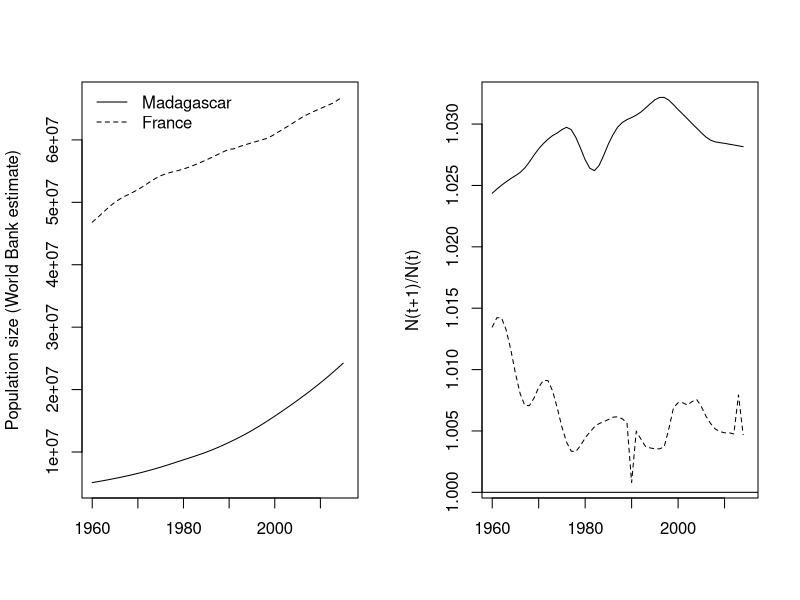
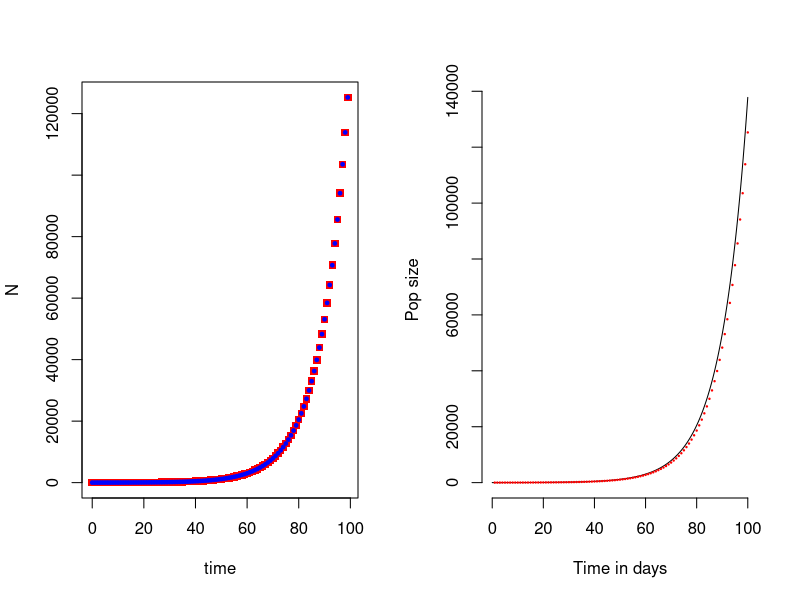
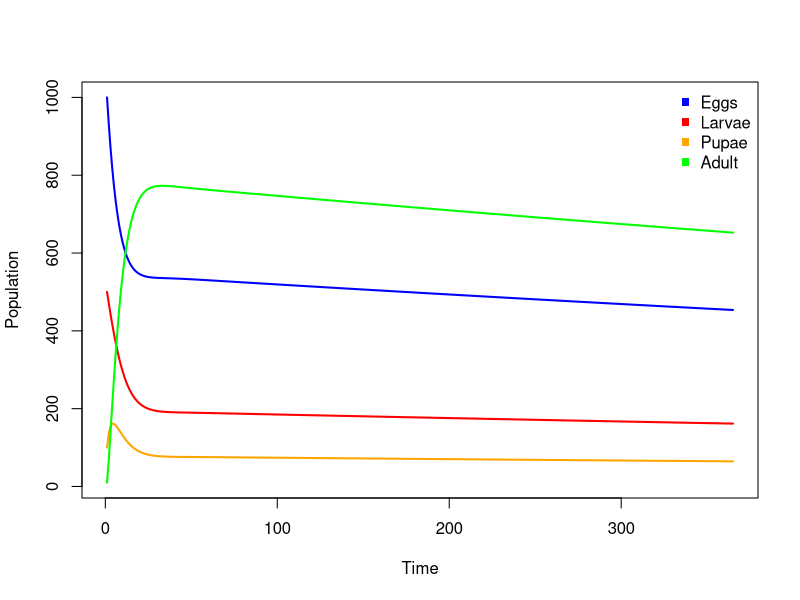
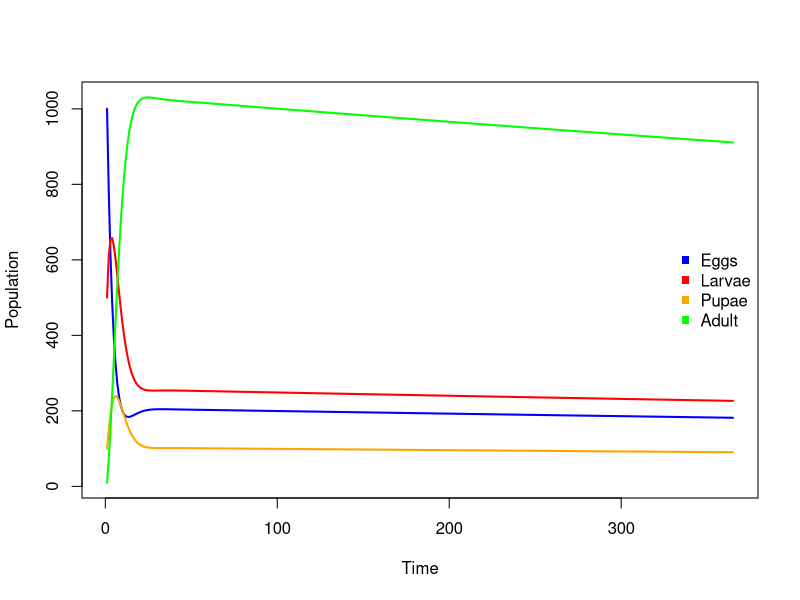
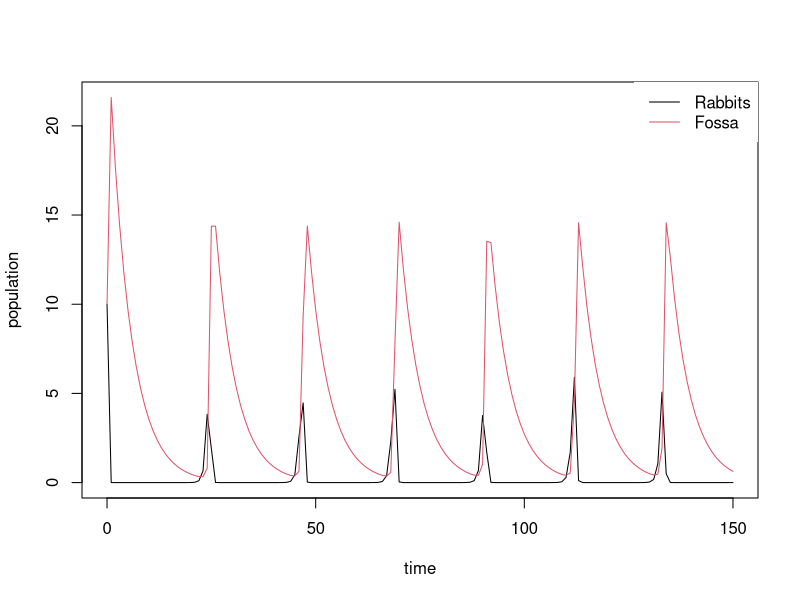
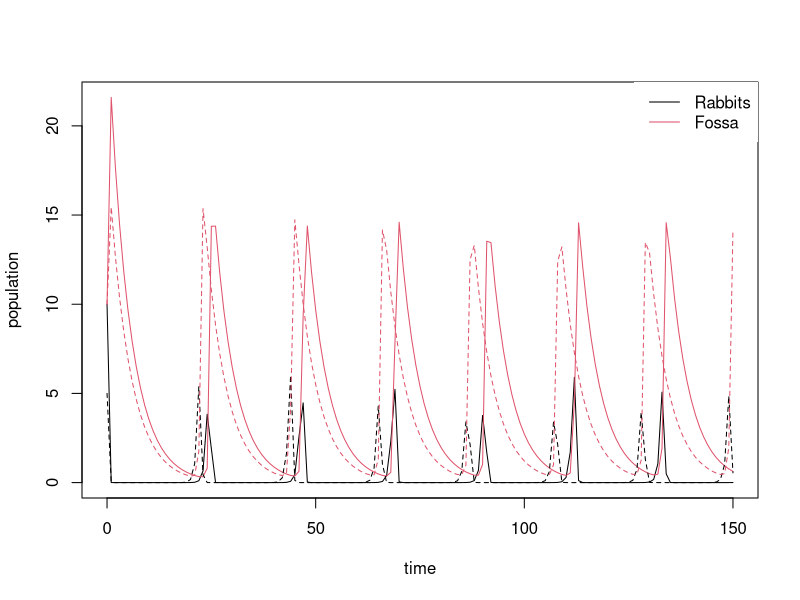
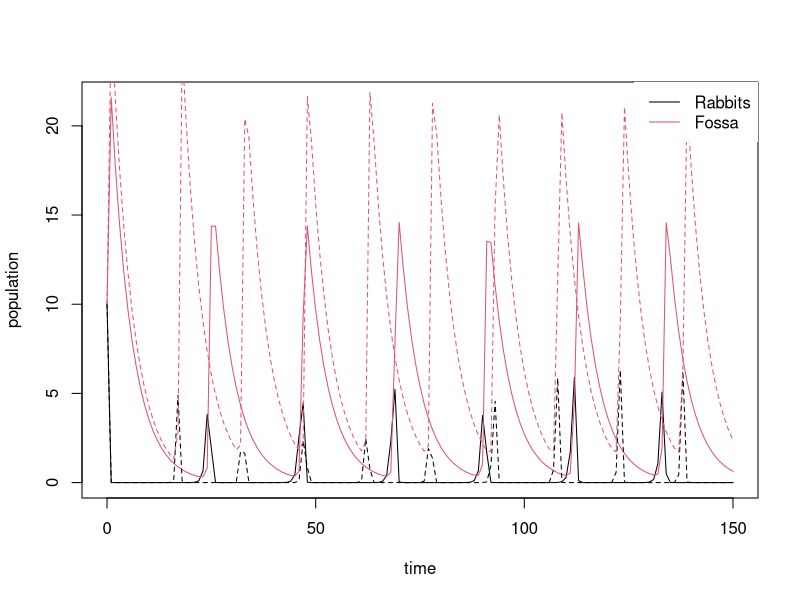
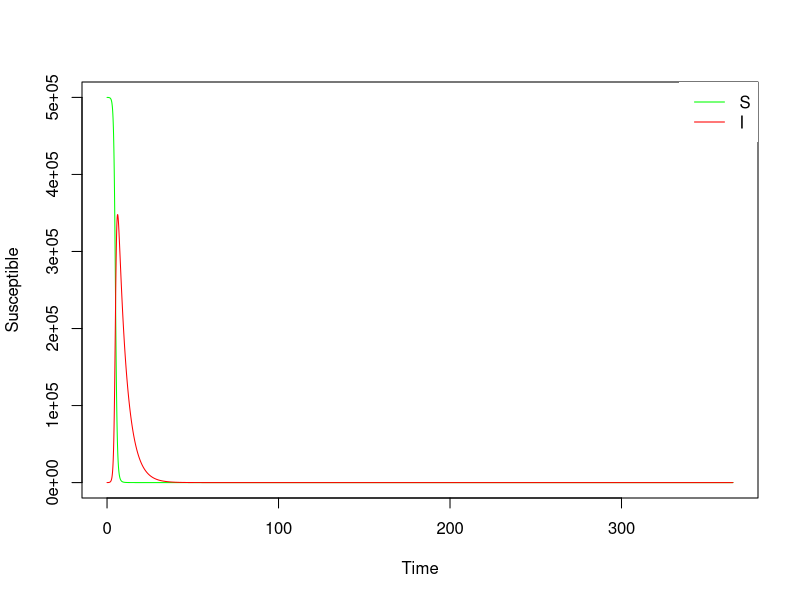

Reproduce these figures in R, in order.
#######################################
## Introduction 
#######################################
## Compartmental models and differential equation R tutorial
## E2M2 - 2020
## written by: Jessica Metcalf, Amy Wesolowski, Cara Brook

## In this tutorial, we will construct simple compartmental models and explore different structures of these models
##############################################################################
## Contents: 
# Line 23: Modeling Population Growth
# Line 80: Investigating continuous vs discrete time
# Line 165: Structured population models
# Line 205: Life-stages of a mosquito population
# Line 264: Lotka-Volterra models of predator-prey dynamics
# Line 319: Susceptible-Infected-Recovered models
##############################################################################
## load your libraries first

library(deSolve)

##############################################################################
## Modeling Population Growth
##############################################################################

## The simplest formulation for population growth in discrete time is N_t+1=lambda N_t where N_t is the size of the population at time t. The World Bank provides time-series of population size for all countries in the world, including for Madagascar; this is in the file "WorldBankPop.csv". Keep in mind that this is not data from direct observations - censuses have not occurred in all the years for which data is available! 
  
## First, bring in this data by identifying the right path to the folder you are working in (use the command 'getwd' to find out where you are, and then use 'setwd' to get R to look in the right place) and have a look at its structure in R (just the first 10 columns): 
  
pop.data <- read.csv("WorldBankPop.csv") ## read in the population data
head(pop.data[,1:10]) ## look at the first few rows of the data


## Now, we can pull out the row corresponding to Madagascar: 
chs <- which(pop.data[,1]=="Madagascar",arr.ind=TRUE)
mada.pop <- as.numeric(pop.data[chs,3:ncol(pop.data)])


## The command 'which' finds the right row, which we baptize 'chs'. We plug that into the matrix by putting 'chs' into the row index (the first value after the "["; the second value after the comma is the column). To get the population of Madagascar from 1960 to 2016, we select the data from the 3rd column to the end of the columns - the results from the command 'head' above shows why (look at the names of the 1st, 2nd and 3rd column to see why). We can get one other country for comparison: 
  
## Now, we can pull out the row corresponding to France: 
chs <- which(pop.data[,1]=="France",arr.ind=TRUE)
france.pop <- as.numeric(pop.data[chs,3:ncol(pop.data)])


## Now, wee can calculate the growth rate, N_t+1/N_t, by taking a vector that goes from the 2nd until the last value in our population vectors (this is years 1961 until 2016, and thus we call it N_t+1). We will divide this by the the vector that goes from the first until the before-last column, which will correspond to 1960 to 2015. Relative to the first vector, this is N_t - i.e., the first number in the N_t+1 vector is 1961; and the first number in the N_t vector is 1960, and so on.  

## estimate the growth rate for Madagascar and France
growth.mada.pop <- mada.pop[2:length(mada.pop)]/mada.pop[1:(length(mada.pop)-1)]
growth.france.pop <- france.pop[2:length(france.pop)]/france.pop[1:(length(france.pop)-1)]

## and we can then plot these two things together

par(mfrow=c(1,2)) #create a matrix of plots with 1 row and 2 cols
plot(1960:2016,mada.pop, type="l",xlab="",  #plot mada pop data
     ylab="Population size (World Bank estimate)", 
     ylim=range(c(mada.pop,france.pop),na.rm=TRUE))  #define limits of the y axis
points(1960:2016,france.pop, type="l",lty=2) #plot France pop data
legend("topleft",legend=c("Madagascar","France"),lty=1:2,bty="n")


plot(1960:2015,growth.mada.pop, type="l",xlab="", ylab="N(t+1)/N(t)",
     ylim=range(c(growth.mada.pop,growth.france.pop),na.rm=TRUE))
points(1960:2015,growth.france.pop, type="l",lty=2)

abline(h=1)

## The growth rates for Madagascar and France never drop below 1 (although France comes close), so these populations have been persistently growing. To predict the future, we could take the last value of population size that we have (2016) - and multiply it by the estimated most recent growth rate (which could be accessed by doing "growth.mada.pop[length(growth.mada.pop)]" as the command "length" tells us how long the vector is).  This is, of course, a very simple model of population growth! We could add age-structure, spatial variation, variation in birth rates, mortality rates, etc, to try and make a more precise prediction.   


## TO DO: 
#### 1) Change the colour of the plots and the legend; 
#### 2) Experiment with plotting out different countries (Germany? Tanzania?)
#### 3) [maybe later] See if you can find which country in the entire data-base has the fastest growth, and when that occurred. You might want to use the 'which' command, with the argument 'arr.ind=TRUE' since this will index the matrix, i.e., tell you the row (which corresponds to the country) and the column (which corresponds to the year). Note that you will need to apply this to a matrix of growth rates!



##############################################################################
## Investigating continuous vs discrete time
##############################################################################

## Introduction: The model of population growth introduced above is framed in discrete time, i.e., the population is projected from one year to the next, without considering time-steps in between. To understand discrete time models better, we are going to consider an example where the population growth is constant, i.e. is the same every year. If we assume that the population growth rate is constant, i.e., say, N_t+1/N_t=lambda=1.1$, and the population starts with 10 individuals, we can project the population forward for 100 time-steps using the fact that N_t+1=lambda N_t$. This can be done  using a loop in R. First, we set up an empty vector to contain the population size at each time-step, and we set the first value to 10, and define the growth rate, lambda:  

N <- rep(NA,100) #create a vector for the population
N[1] <- 10       #set N(0) to be 10, as described
lambda <- 1.1    #set lambda, as described

## By using the command "for" we can loop over values of t from 2 to 100. For each value of t, we calculate the N_t for that time-step based on the last time-step, and then store it in our matrix: 
  
#loop t from 2 to 100, noting that t=1 corresponds to N(0)
for (t in 2:100){
  N[t] <- N[t-1]*lambda }

## Alternatively, we can use the solution that N(t)=lambda^t N(0)$ (see the lecture):

Ndirect <- N[1]*lambda^(0:99) 


## Again, noting that the first value in the vector N[1] corresponds to t=0, we can plot the two estimates for comparison, here with red squares for N, and small blue points for Ndirect (the size of the points is set by the command 'cex', and making the 2^nd set of points smaller is necessary to be able to see both): 

plot(0:99,N, pch=15,col="red", xlab="time", ylab="N")
points(0:99,Ndirect,pch=19,col="blue", cex=0.5)

## These match perfectly, which is reassuring. If, instead, we choose to work with continuous time, we need to use a differential equation, dP(t)/dt = rP. This is equivalent to framing the growth of the population in continuous time, with an instantaneous rate of change r of P, the population size (here, I'm using P just to distinguish from the discrete time estimate, N; and again, we're assuming that the growth rate of the population is not changing through time). We can write out a function that defines this differential equation in R:
  
pgrow <- function(t,y,parms){
  # The with() function gives access to the named values of parms within the
  # local environment created by the function
  with(c(as.list(y),parms),{
    dPdt <- r*P
    list(c(dPdt))
  })
}

## To solve this, we're going to need to use the R library called "deSolve". We also need to define the starting variables and parameters: 

library(deSolve)              # Load libary to be used for numerical integration
Pop <- c(P=10)                # Define starting variables (P(0)=10, as above)
values <- c(r=log(lambda))    # Define parameters - use an approx of the lambda used in the discrete time ex above
time.out <- seq(0,100,by=0.1) # Set up time-steps for variables - here go for 100 years
pgrow(t=0,y=Pop,parms=values)  #try out the function for t=0

## The function outputs the time derivative of P at the time t. This means that in order to get the (approximate) values of P at some time delta.t in the future, we need to calculate the equivalent of P(t+delta.t)=P(t)+rP(t)*delta.t. We can do this by hand: 

delta.t <- 0.1                    # Set a small value for delta.t (0.1 day)
pop.next <- Pop + unlist(pgrow(t=time,y=Pop,parms=values)) * delta.t
pop.next

## We could iterate this process, updating our values of Pop and time with each iteration to get a discrete-time approximation of the values of $P$ through time. However, differential equations describe the rates of change \textbf{in the limit as delta.t goes to zero}. It turns out that using the discrete time approximation of this process leads to rapid acummulation of error in our estimate of the state variables through time, even if we set our value of delta.t to be very small. Fortunately,  a number of algorithms have been developed to come up with better (both more accurate and more computationally efficient) approximations to the values of the state variables through time. One such is "lsoda" which we loaded above, and which we can run, here storing the result in a variable called 'Ncontinuous': 


Ncontinuous <- lsoda(
y = Pop,               # Initial conditions for population
times = time.out,      # Timepoints for evaluation
func = pgrow,          # Function to evaluate
parms = values         # Vector of parameters
)

## We can check the first few lines of the output:
head(Ncontinuous)

## The data frame has 2 columns showing the values of time (labeled "time") and the state variable ("P", which is population size) through time. Let's see what has happened after 2 years, by printing it out:
subset(Ncontinuous,time==2)

## Now we can also plot the full time-series: 
plot(Ncontinuous[,"time"],               # Time on the x axis
     Ncontinuous[,"P"],                  # Number infected (I) on the y axis
     xlab = "Time in days",     # Label the x axis
     ylab = "Pop size",         # Label the y axis
     main = " ",                # Plot title
     xlim = c(0,100),           # 
     type = "l",                # Use a line plot
     bty = "n")                 # Remove the box around the plot
points(1:100,N, pch=19,col="red",cex=0.2)  #compare with our discrete time

# Note that we overlaid our discrete time model predictions (the variable N) for comparison. This is close, but not an exact match to our discrete time version, which makes sense, since these are different processes.  

## TO DO: 
#### 1) See what happens to a population where r<0
#### 2) Change the time resolution (set by "time.out"") and see if/where the results change

                                
##############################################################################
## Structured population models 
##############################################################################

## So far, we have ignored structure in the population, and treated all individuals as if they were identical. We know this is not true. The simplest extension is to assume some form of stage structure, i.e., different states within the population. Let us assume that the population has two stage classes, 'juveniles' and 'adults'. We can describe the population using a vector of numbers of the two types of individuals n_t=(n_j,n_a) where the j index indicates juveniles, and the a index indicates adults, n indicates 'numbers'. In discrete time, projection from one time-step to another requires defining juvenile survival, juvenile probability of aging into the adult class in each time-step, adult survival and adult fertility.

sj=0.2  #juvenile survival
aj=0.8  #juvenile aging 
sa=0.8  #adult survival
f=1     #adult fertility

## These parameters can be estimated by tracking individuals in the field and counting the number that survive between censuses (here, distinguishing 'juvenile' and 'adult' stages), what number moved between stages, and the number of offspring produced at each stage. From this, we obtain survival and aging probabilities, and fertility. We place these parameters in a matrix which has as many rows and columns as we have stages. The columns define the stage that individuals start in, and the rows the stage that individuals end up in: 

A <- matrix(0,2,2)
A[1,1] <- sj*(1-aj)  #juvenile to juvenile = not aging and surving as a juvenile
A[2,1] <- sj*aj      #juvenile to adult =  aging and surving as a juvenile
A[2,2] <- sa         #adult to adult =  surviving as an adult
A[1,2] <- f          #adult to juvenile = survivng and reproducing  

## Take a look at the matrix 'A' in your R console:
A

# We can project the population forward by one time-step:  
n.start <- c(5,10)    #start with pop of 5 juveniles and 10 adults
n.next <- A%*%n.start #get pop one time-step latter using matrix multiplication (%*%)
## And look at it in your R console
n.next                #more juveniles, but fewer adults...

## We could write a loop, and project the population into the future (by applying matrix multipicaton to A and n.next, and so on), and from that, figure out the growth rate of this population. There is  also a shortcut, using some core results from matrix population model theory (Caswell, 2001): the population growth rate is defined by the dominant eigenvalue of the matrix. We can extract this with: 
eigen(A)$value[1]      #extract the pop growth rate using the eigenvalue; <1 indicates pop shrinking. this eigenvalue is equivalent to lambda, the intrinsic population growth rate

A[1,2] <- f*2          #double the fertility 
## See how this changes the matrix A
A                      #fertility 1 is now replaced by fertility 2
eigen(A)$value[1]      #extract the pop growth rate using the eigenvalue; now pop growing with lamba > 1

# There are many more powerful results that yield estimates of the stable population structure, the reproductive value, life expectancy, sensitivies, elasticities, etc, that have been used extensively in fields from conservation biology to life history evolution. You can also implement density dependence, etc. There are some nice R packages that can help you do this (e.g., 'popbio').

## TO DO: 
#### 1) Iterate the population forwards in a loop and compare the growth rate obtained with the eigenvalue estimate of lambda. You may find that the population gets unmanageably large very quickly (R can't handle very large numbers) - so one trick is to reset the popuation to sum to one after each iteration - it doesn't matter, since you're only interested in the change / increase from t to t+1.
#### 2) For some species, e.g., mosquitoes, the juvenile phase (or larval phase) could be sensitive to environmental drivers, like temperature, humidity, etc. Create a loop that changes survival of juveniles (or aging, which equates to development rate) in the matrix at each time-step based on such time-varying drivers (which you could build using a sine wave to capture seasonality, etc - note that this means that the time-step is < 1 year). Explore the consequences for total population size if temperature increases. 
### 3)  You can download a large set of pre-digitised matrix population models from: http://www.compadre-db.org and then explore population growth, life expectancy, etc. for 100s and 100s of species, etc. (see Salgeruo-Gomez et al. 2015)



##############################################################################
## Life-stages of a mosquito dynamics
##############################################################################

## First, we will make a model that has multiple stages of a mosquito: eggs, larvae, pupae, and adults
mosq.pop.eq<-function(t, y, parms){
  with(c(as.list(y), parms),{
    dEdt = mu*A - gamma*E - sigmaE*E
    dLdt = gamma*E - rho*L - sigmaL*L
    dPdt = rho*L - alpha*P - sigmaP*P
    dAdt = alpha*P - sigmaA*A
    list(c(dEdt, dLdt, dPdt, dAdt))
  })
}
## with rates of transition between these states (compartments) and different death rates for each state
## mu = egg laying rate
## gamma = rate till eggs become larvae
## sigmaE = death rate of eggs
## rho = rate at which larvae become pupae
## sigmaL = death rate of larvae
## alpha = rate at which pupae become larvae
## sigmaP = death rate of pupae
## sigmaA = death rate adults

## now we can set an initial population size and parameters and run the model to see how the different population sizes of each state will change over time. 
initial.pops<-c(E = 1000, L = 500, P = 100, A = 10)
mosq.pop.params<-c(mu = 0.05, gamma = 1/14, sigmaE = 0.001, rho = 1/5, sigmaL = 0.001, alpha = 1/2, sigmaP = 0.001, sigmaA = 0.05)

times<-seq(1,365, by = 1)
result<-data.frame(lsoda(y = initial.pops, times = times, func = mosq.pop.eq, parms = mosq.pop.params))

par(mfrow=c(1,1))
plot(NA, NA, xlim = range(times), ylim = range(result[,2:5]), xlab = 'Time', ylab = 'Population')
legend('topright', legend = c('Eggs', 'Larvae', 'Pupae', 'Adult'), col = c('blue', 'red', 'orange', 'green'), bty = 'n', pch = 15)
lines(result$E, col = 'blue', lwd = 2)
lines(result$L, col = 'red', lwd = 2)
lines(result$P, col = 'orange', lwd = 2)
lines(result$A, col = 'green', lwd = 2)

## now we can re-run the analysis to see what happens if the rate till eggs become larvae decreases

initial.pops<-c(E = 1000, L = 500, P = 100, A = 10)
mosq.pop.params<-c(mu = 0.05, gamma = 1/4, sigmaE = 0.001, rho = 1/5, sigmaL = 0.001, alpha = 1/2, sigmaP = 0.001, sigmaA = 0.05)

times<-seq(1,365, by = 1)
result<-data.frame(lsoda(y = initial.pops, times = times, func = mosq.pop.eq, parms = mosq.pop.params))

par(mfrow=c(1,1))
plot(NA, NA, xlim = range(times), ylim = range(result[,2:5]), xlab = 'Time', ylab = 'Population')
legend('right', legend = c('Eggs', 'Larvae', 'Pupae', 'Adult'), col = c('blue', 'red', 'orange', 'green'), bty = 'n', pch = 15)
lines(result$E, col = 'blue', lwd = 2)
lines(result$L, col = 'red', lwd = 2)
lines(result$P, col = 'orange', lwd = 2)
lines(result$A, col = 'green', lwd = 2)

## TO DO: 
#### 1) Change the parameter values, see what happens if the death rates are the same between different compartments. 


##############################################################################
## Lotka-Volterra models of predator-prey dynamics
##############################################################################

## Moving beyond considering just one species, a classic dynamic is that of predator-prey cycles. To caricature the process, we can imagine that fossa eat lemurs, until there aren't enough lemurs. Then the fossa population crashes, which allows the lemur population to grow again, etc. We can frame this in continuous time with the following equation:

LotVmod <- function (Time, State, Pars) {
with(as.list(c(State, Pars)), {
dx = x*(alpha - beta*y)
dy = -y*(gamma - delta*x)  #reverse to just echo the line above :)
return(list(c(dx, dy)))
})
}

## where x reflects the prey population (hares, rabbits, lemurs, etc), and y reflects the predator population (wolves, foxes, fossa, etc). The prey population grows at a linear rate (alpha) and gets eaten by the predator population at the rate of (beta) per predator. The predator gains a certain amount vitality by eating the prey at a rate (delta), while dying off at another rate (gamma). Let's set some initial parameter values, and a starting population structure, and time-vector, as previously: 

Pars <- c(alpha = 2, beta = .5, gamma = .2, delta = .6)
State <- c(x = 10, y = 10)
Time <- seq(0, 150, by = 1)

## We can then run the model and plot the results: 
out <- as.data.frame(ode(func = LotVmod, y = State, parms = Pars, times = Time)) #run model

## plot results
matplot(out[,1],out[,-1], type = "l",    #separate 1st col (time), plot against other 2
        xlab = "time", ylab = "population", lty=1)  
legend("topright", c("Rabbits", "Fossa"), lty = c(1,1), col = c(1,2), box.lwd = 0)

## We can start with different starting numbers of rabbits and fosa, and overlay the two plots (using the command 'add=TRUE' in matplot). To distinguish the two runs, we use dashed lines for the second set of starting values using lty=2 (colours still represent predator and prey, as in the legend):  

State2 <- c(x = 5, y = 10)
out2 <- as.data.frame(ode(func = LotVmod, y = State2, parms = Pars, times = Time))
matplot(out[,1],out[,-1], type = "l", 
        xlab = "time", ylab = "population", lty=1)  #plot out our previous results
matplot(out2[,1],out2[,-1], type = "l", lty=2,add=TRUE)  #add the new runs
legend("topright", c("Rabbits", "Fossa"), lty = c(1,1), col = c(1,2), box.lwd = 0)

## This shows the same pattern, just slightly lagged in time. After the initial transient (detectable by slightly higher or lower peaks for the first few cycles), the two simulations start repeating the same pattern over and over. 

## We can try the same with different parameters, to understand what the parameters do, again overlaying the new results for comparison. Here, we double the parameter alpha, which determines prey reproduction: 
  
Pars2 <- c(alpha = 4, beta = .5, gamma = .2, delta = .6)
out3 <- as.data.frame(ode(func = LotVmod, y = State, parms = Pars2, times = Time))
matplot(out[,1],out[,-1], type = "l", 
        xlab = "time", ylab = "population", lty=1)  
matplot(out3[,1],out3[,-1], type = "l", lty=2,add=TRUE)  
legend("topright", c("Rabbits", "Fossa"), lty = c(1,1), col = c(1,2), box.lwd = 0)

## The two time-series settle down to different patterns. Interestingly, if more rabbits are being produced, you end up with lessrabbits, because you are getting more predators. Sometimes, this is referred to as the 'paradox of enrichment'. 

## TO DO: 
#### 1) Change the parameter values, see if there are combinations for which coexistence of rabbits and lynxes are impossible. Try and identify these parameters. Use some of the equilibria calculations that we did in class and add them to your plots. 
                


##############################################################################
## Susceptible-Infected-Recovered models  
##############################################################################

## Let's think about another two species model: dynamics for a directly transmitted immunizing infection, with a short generation time (e.g., ~2 weeks), like measles. We need to keep track of 3 states, or types of individuals, i.e., susceptible individuals ('S'), infected individuals ('I') and recovered individuals ('R'). We can write the function that defines this process, assuming that the total population size is constant, which means we don't need to keep track of the ('R') compartment. This is:  

sir <- function(t,y,parms){
  with(c(as.list(y),parms),{
    dSdt <- -beta*S*I/N
    dIdt <- beta*S*I/N - gamma*I
    list(c(dSdt,dIdt))
  })
}

## We define a starting population with 500,000 susceptible individuals and 20 infected individuals; and a list of parameters that define the processes, beta, the transmission rate, and gamma, the recovery rate (defined as 1/infectious period): 
  
pop.SI <- c(S = 500000,I = 20)  
values <- c(beta = 3.6,          # Transmission coefficient
            gamma = 1/5,         #recovery rate
            N=800000)            # population size (constant)

## We can calculate the value of the basic reproduction number R_0 = beta / gamma, as follows:
  
R0 <- values["beta"]/values["gamma"] # value of R0
R0                                   # Remember that the infection will spread (grow) when R0 > 1, just like the population grows when lambda > 1 in the structured population models above.

## As in the population example, we can use the function lsoda, here taking as our time-unit 1 day, setting a small time-step, and running it out across 1 year (365 days): 
ts.sir <- data.frame(lsoda(
  y = pop.SI,                   # Initial conditions for population
  times = seq(0,365,by=0.1),   # Timepoints for evaluation
  func = sir,                   # Function to evaluate
  parms = values                # Vector of parameters
))

## Look at the resulting data frame from this run of the model pop.SI
head(ts.sir)

## and then we can plot this: 

plot(ts.sir[,"time"],ts.sir[,"S"], xlab="Time", ylab="Susceptible", type="l", col = "green")
lines(ts.sir[,"time"],ts.sir[,"I"], xlab="Time", ylab="Infected", type="l", col="red")
legend("topright", c("S", "I"), col = c("green", "red"), lty=c(1,1),  box.lwd = 0)

## The epidemic burns itself out (i.e., at the end, the number of infected individuals is zero), but, interestingly, not all susceptible individuals are infected (i.e., the number of susceptibles at the end is > 0). This is the phenomenon of herd immunity. 

## Now we can re-run the analysis for a less infectious pathogen, i.e. beta is lower, but with the same population parameters:

lower.values <- c(beta = 0.9,   # Transmission coefficient decreases from 3.6 to .9
            gamma = 1/5,         #recovery rate
            N=800000)            # population size (constant)
lower.ts.sir <- data.frame(lsoda(
  y = pop.SI,                   # Initial conditions for population
  times = seq(0,365,by=0.1),   # Timepoints for evaluation
  func = sir,                   # Function to evaluate
  parms = lower.values                # Vector of parameters
))

## and then we can plot this: 

plot(lower.ts.sir[,"time"],lower.ts.sir[,"S"], xlab="Time", ylab="Susceptible", type="l", col="green")
lines(lower.ts.sir[,"time"],lower.ts.sir[,"I"], xlab="Time", ylab="Infected", type="l", col="red")

## How are these results different? 

## TO DO: 
#### 1) Change the parameter values to see what happens if people recover slower (lower gamma). 
#### 2) Change the number of initial infected individuals to 1 -- will the outbreak start earlier? Later? 
### 3) This model reflects a 'closed' population. There are \textbf{no new births} entering the population. Can you imagine how you might change the model to include this? What are the main dynamical consequences? 
### 4) You can download time-series for a number of infections including measles from https://www.tycho.pitt.edu; you could explore seasonality for different pathogens, or patterns through space and time, and across different city sizes  

## Final notes
# Some of this material is extended from DAIDD and MMED courses. 


## References 

# Cawell, H. Matrix Population Models. 2001. Sinauer

# Salguero-Gomez, R., et al. The COMPADRE Plant Matrix Database: an open online repository for plant demography. Journal of Ecology, 2015. 103(1): p. 202-218.
